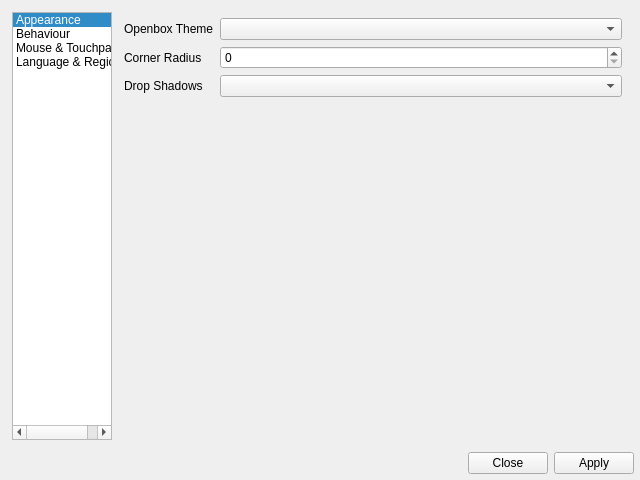
<?xml version="1.0" encoding="UTF-8"?>
<ui version="4.0">
 <class>MainDialog</class>
 <widget class="QDialog" name="MainDialog">
  <property name="geometry">
   <rect>
    <x>0</x>
    <y>0</y>
    <width>640</width>
    <height>480</height>
   </rect>
  </property>
  <layout class="QVBoxLayout" name="layout">
   <property name="leftMargin">
    <number>6</number>
   </property>
   <property name="topMargin">
    <number>6</number>
   </property>
   <property name="rightMargin">
    <number>6</number>
   </property>
   <property name="bottomMargin">
    <number>6</number>
   </property>
   <item>
    <widget class="QWidget" name="widget" native="true">
     <layout class="QHBoxLayout" name="horizontalLayout">
      <property name="leftMargin">
       <number>6</number>
      </property>
      <property name="topMargin">
       <number>6</number>
      </property>
      <property name="rightMargin">
       <number>6</number>
      </property>
      <property name="bottomMargin">
       <number>6</number>
      </property>
      <item>
       <widget class="QListWidget" name="list">
        <property name="sizePolicy">
         <sizepolicy hsizetype="Fixed" vsizetype="Expanding">
          <horstretch>0</horstretch>
          <verstretch>0</verstretch>
         </sizepolicy>
        </property>
        <property name="sizeAdjustPolicy">
         <enum>QAbstractScrollArea::SizeAdjustPolicy::AdjustToContents</enum>
        </property>
        <property name="currentRow">
         <number>0</number>
        </property>
        <item>
         <property name="text">
          <string>Appearance</string>
         </property>
         <property name="icon">
          <iconset theme="applications-graphics"/>
         </property>
        </item>
        <item>
         <property name="text">
          <string>Behaviour</string>
         </property>
         <property name="icon">
          <iconset theme="preferences-desktop"/>
         </property>
        </item>
        <item>
         <property name="text">
          <string>Mouse &amp; Touchpad</string>
         </property>
         <property name="icon">
          <iconset theme="input-mouse"/>
         </property>
        </item>
        <item>
         <property name="text">
          <string>Language &amp; Region</string>
         </property>
         <property name="icon">
          <iconset theme="preferences-desktop-locale"/>
         </property>
        </item>
       </widget>
      </item>
      <item>
       <widget class="QStackedWidget" name="stack">
        <widget class="QWidget" name="page1">
         <layout class="QFormLayout" name="layPage1">
          <property name="leftMargin">
           <number>6</number>
          </property>
          <property name="topMargin">
           <number>6</number>
          </property>
          <property name="rightMargin">
           <number>6</number>
          </property>
          <property name="bottomMargin">
           <number>6</number>
          </property>
          <item row="0" column="0">
           <widget class="QLabel" name="label">
            <property name="text">
             <string>Openbox Theme</string>
            </property>
           </widget>
          </item>
          <item row="0" column="1">
           <widget class="QComboBox" name="openboxTheme"/>
          </item>
          <item row="1" column="0">
           <widget class="QLabel" name="label_2">
            <property name="text">
             <string>Corner Radius</string>
            </property>
           </widget>
          </item>
          <item row="1" column="1">
           <widget class="QSpinBox" name="cornerRadius"/>
          </item>
          <item row="2" column="0">
           <widget class="QLabel" name="label_8">
            <property name="text">
             <string>Drop Shadows</string>
            </property>
           </widget>
          </item>
          <item row="2" column="1">
           <widget class="QComboBox" name="dropShadows"/>
          </item>
         </layout>
        </widget>
        <widget class="QWidget" name="page">
         <layout class="QFormLayout" name="layPage">
          <property name="leftMargin">
           <number>6</number>
          </property>
          <property name="topMargin">
           <number>6</number>
          </property>
          <property name="rightMargin">
           <number>6</number>
          </property>
          <property name="bottomMargin">
           <number>6</number>
          </property>
          <item row="0" column="0">
           <widget class="QLabel" name="label_7">
            <property name="text">
             <string>Placement Policy</string>
            </property>
           </widget>
          </item>
          <item row="0" column="1">
           <widget class="QComboBox" name="placementPolicy"/>
          </item>
         </layout>
        </widget>
        <widget class="QWidget" name="page2">
         <layout class="QFormLayout" name="layPage2">
          <property name="leftMargin">
           <number>6</number>
          </property>
          <property name="topMargin">
           <number>6</number>
          </property>
          <property name="rightMargin">
           <number>6</number>
          </property>
          <property name="bottomMargin">
           <number>6</number>
          </property>
          <item row="0" column="0">
           <widget class="QLabel" name="label_3">
            <property name="text">
             <string>Cursor Theme</string>
            </property>
           </widget>
          </item>
          <item row="0" column="1">
           <widget class="QComboBox" name="cursorTheme"/>
          </item>
          <item row="1" column="0">
           <widget class="QLabel" name="label_4">
            <property name="text">
             <string>Cursor Size</string>
            </property>
           </widget>
          </item>
          <item row="1" column="1">
           <widget class="QSpinBox" name="cursorSize"/>
          </item>
          <item row="2" column="0">
           <widget class="QLabel" name="label_5">
            <property name="text">
             <string>Natural Scroll</string>
            </property>
           </widget>
          </item>
          <item row="2" column="1">
           <widget class="QComboBox" name="naturalScroll"/>
          </item>
         </layout>
        </widget>
        <widget class="QWidget" name="page3">
         <layout class="QFormLayout" name="layPage3">
          <property name="leftMargin">
           <number>6</number>
          </property>
          <property name="topMargin">
           <number>6</number>
          </property>
          <property name="rightMargin">
           <number>6</number>
          </property>
          <property name="bottomMargin">
           <number>6</number>
          </property>
          <item row="0" column="0">
           <widget class="QLabel" name="label_6">
            <property name="text">
             <string>Keyboard Layout</string>
            </property>
           </widget>
          </item>
          <item row="0" column="1">
           <layout class="QVBoxLayout" name="multiKeyboardLayout">
            <item>
             <widget class="QListView" name="layoutView">
              <property name="maximumSize">
               <size>
                <width>16777215</width>
                <height>72</height>
               </size>
              </property>
             </widget>
            </item>
            <item>
             <widget class="QComboBox" name="layoutCombo"/>
            </item>
            <item>
             <layout class="QHBoxLayout" name="horizontalLayout_2">
              <item>
               <widget class="QPushButton" name="layoutAdd">
                <property name="text">
                 <string>Add</string>
                </property>
               </widget>
              </item>
              <item>
               <widget class="QPushButton" name="layoutRemove">
                <property name="text">
                 <string>Remove</string>
                </property>
               </widget>
              </item>
             </layout>
            </item>
            <item>
             <spacer name="verticalSpacer">
              <property name="orientation">
               <enum>Qt::Orientation::Vertical</enum>
              </property>
              <property name="sizeHint" stdset="0">
               <size>
                <width>20</width>
                <height>40</height>
               </size>
              </property>
             </spacer>
            </item>
           </layout>
          </item>
         </layout>
        </widget>
       </widget>
      </item>
     </layout>
    </widget>
   </item>
   <item>
    <widget class="QDialogButtonBox" name="buttonBox">
     <property name="orientation">
      <enum>Qt::Orientation::Horizontal</enum>
     </property>
     <property name="standardButtons">
      <set>QDialogButtonBox::StandardButton::Apply|QDialogButtonBox::StandardButton::Close</set>
     </property>
     <property name="centerButtons">
      <bool>false</bool>
     </property>
    </widget>
   </item>
  </layout>
 </widget>
 <resources/>
 <connections>
  <connection>
   <sender>buttonBox</sender>
   <signal>accepted()</signal>
   <receiver>MainDialog</receiver>
   <slot>accept()</slot>
   <hints>
    <hint type="sourcelabel">
     <x>248</x>
     <y>254</y>
    </hint>
    <hint type="destinationlabel">
     <x>157</x>
     <y>274</y>
    </hint>
   </hints>
  </connection>
  <connection>
   <sender>buttonBox</sender>
   <signal>rejected()</signal>
   <receiver>MainDialog</receiver>
   <slot>reject()</slot>
   <hints>
    <hint type="sourcelabel">
     <x>316</x>
     <y>260</y>
    </hint>
    <hint type="destinationlabel">
     <x>286</x>
     <y>274</y>
    </hint>
   </hints>
  </connection>
  <connection>
   <sender>list</sender>
   <signal>currentRowChanged(int)</signal>
   <receiver>stack</receiver>
   <slot>setCurrentIndex(int)</slot>
   <hints>
    <hint type="sourcelabel">
     <x>145</x>
     <y>248</y>
    </hint>
    <hint type="destinationlabel">
     <x>459</x>
     <y>248</y>
    </hint>
   </hints>
  </connection>
 </connections>
</ui>
